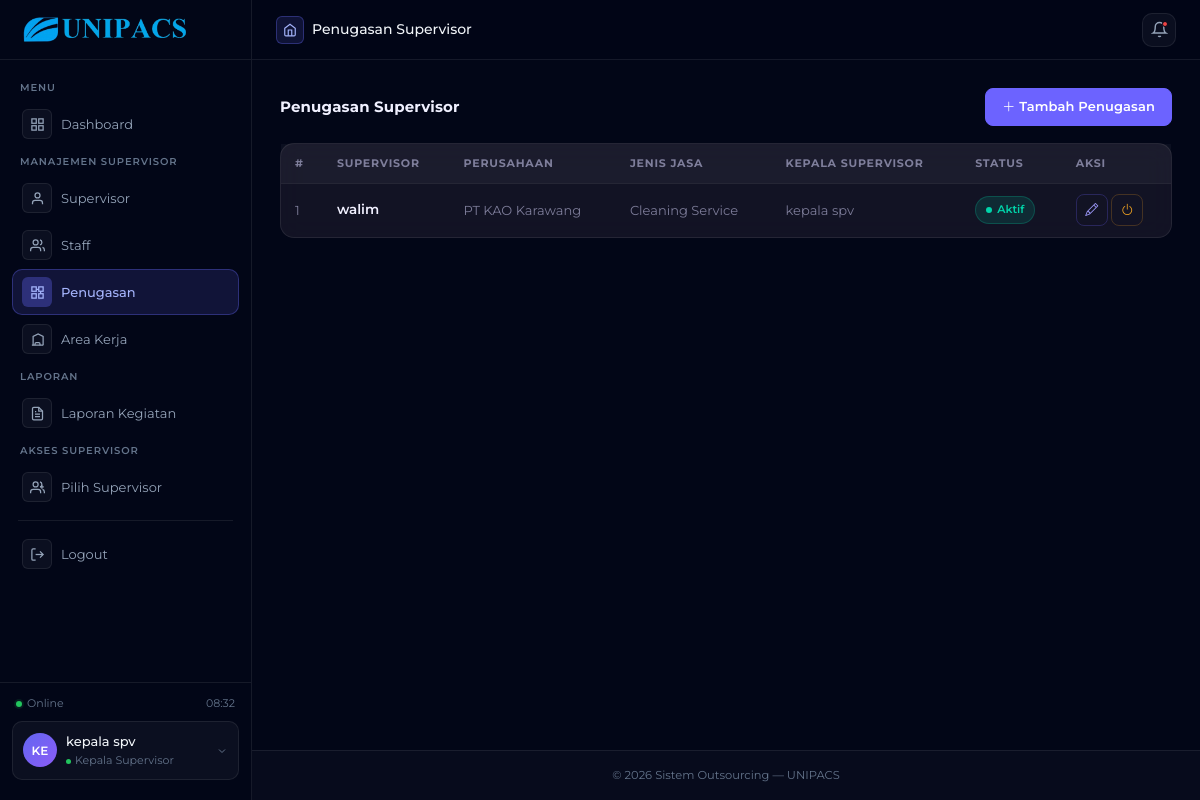
/kepala/penugasan/ (signed in), run on an earlier commit of the app's database.
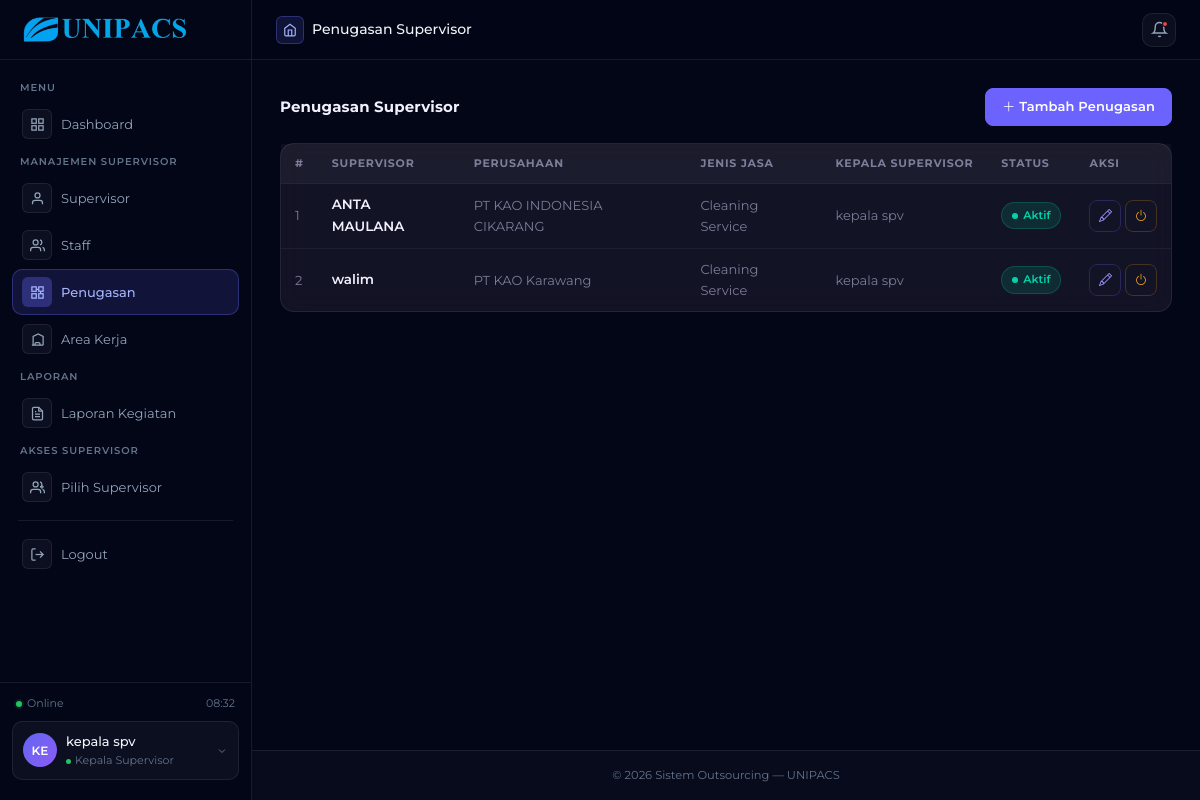
And on a later commit of the database.
### outsourcing/models.py (models this page shows, shortened)
class SupervisorPerusahaan(models.Model):
    supervisor        = models.ForeignKey(
        User,
        on_delete=models.CASCADE,
        related_name='penugasan_supervisor',
        limit_choices_to={'role': RoleChoices.SUPERVISOR},
    )
    perusahaan        = models.ForeignKey(
        Perusahaan,
        on_delete=models.CASCADE,
        related_name='supervisor_perusahaan',
    )
    jenis_jasa        = models.ForeignKey(
        JenisJasa,
        on_delete=models.CASCADE,
        related_name='supervisor_perusahaan',
    )
    kepala_supervisor = models.ForeignKey(
        User,
        on_delete=models.SET_NULL,
        null=True,
        blank=True,
        related_name='supervisor_dibawahnya',
        limit_choices_to={'role': RoleChoices.KEPALA_SUPERVISOR},
    )
    is_active    = models.BooleanField(default=True)
    dibuat_pada = models.DateTimeField(auto_now_add=True)
    diubah_pada = models.DateTimeField(auto_now=True)
    objects = models.Manager()
    aktif   = AktifManager()
    class Meta:
        verbose_name        = 'Penugasan Supervisor'
        verbose_name_plural = 'Penugasan Supervisor'
        unique_together     = ['supervisor', 'perusahaan', 'jenis_jasa']

class User(AbstractUser):
    role = models.CharField(
        max_length=30,
        choices=RoleChoices.choices,
        default=RoleChoices.STAFF,
    )
    nama_lengkap = models.CharField(max_length=150, blank=True)
    jenis_kelamin = models.CharField(
        max_length=1,
        choices=GenderChoices.choices,
        blank=True,
        null=True,
    )
    nik = models.CharField(
        max_length=20,
        blank=True,
        null=True,
        help_text='NIK / ID Karyawan (contoh: 202403157)',
    )
    telepon      = models.CharField(
        max_length=20,
        blank=True,
        validators=[telepon_validator],
    )
    foto_profil  = models.ImageField(
        upload_to='foto_profil/',
        blank=True,
        null=True,
    )
    dibuat_pada  = models.DateTimeField(auto_now_add=True)
    diubah_pada  = models.DateTimeField(auto_now=True)
    class Meta:
        verbose_name        = 'Pengguna'
        verbose_name_plural = 'Pengguna'
        ordering            = ['nama_lengkap']

class Perusahaan(models.Model):
    nama_perusahaan = models.CharField(max_length=200)
    alamat          = models.TextField()
    telepon         = models.CharField(max_length=20, blank=True)
    email           = models.EmailField(blank=True)
    jenis_jasa      = models.ManyToManyField(
        JenisJasa,
        related_name='perusahaan',
        blank=True,
    )
    customer        = models.OneToOneField(
        User,
        on_delete=models.SET_NULL,
        null=True,
        blank=True,
        related_name='perusahaan_customer',
        limit_choices_to={'role': RoleChoices.CUSTOMER},
    )
    foto_perusahaan  = models.ImageField(
        upload_to='foto_perusahaan/',
        blank=True,
        null=True,
    )
    is_active    = models.BooleanField(default=True)
    dibuat_pada = models.DateTimeField(auto_now_add=True)
    diubah_pada = models.DateTimeField(auto_now=True)
    objects = models.Manager()
    aktif   = AktifManager()
    class Meta:
        verbose_name        = 'Perusahaan'
        verbose_name_plural = 'Perusahaan'
        ordering            = ['nama_perusahaan']

class JenisJasa(models.Model):
    nama_jasa   = models.CharField(max_length=100, unique=True)
    deskripsi   = models.TextField(blank=True)
    is_active    = models.BooleanField(default=True)
    dibuat_pada = models.DateTimeField(auto_now_add=True)
    diubah_pada = models.DateTimeField(auto_now=True)
    objects = models.Manager()
    aktif   = AktifManager()
    class Meta:
        verbose_name        = 'Jenis Jasa'
        verbose_name_plural = 'Jenis Jasa'
        ordering            = ['nama_jasa']

### outsourcing/views/kepala_supervisor/penugasan.py (the view)
# urls.py: path('kepala/penugasan/', penugasan_list, name='kepala_penugasan_list'),
@kepala_supervisor_required
def penugasan_list(request):
    penugasan = SupervisorPerusahaan.objects.filter(
        kepala_supervisor=request.user,
    ).select_related('supervisor', 'perusahaan', 'jenis_jasa').order_by(
        '-is_active', 'perusahaan__nama_perusahaan'
    )
    context = {
        'penugasan_list': penugasan,
        'page_title'    : 'Penugasan Supervisor',
    }
    return render(request, 'kepala_supervisor/penugasan/list.html', context)

### outsourcing/templates/kepala_supervisor/penugasan/list.html (shortened to what this page needs)
{% extends 'kepala_supervisor/base_kepala.html' %}
{% load static %}
{% block extra_css %}
<link rel="stylesheet" href="{% static 'css/kepala_spv/kepala.css' %}">
{% endblock %}
{% block content %}
<div class="page-header">
    <h5>Penugasan Supervisor</h5>
    <a href="{% url 'kepala_penugasan_create' %}" class="btn btn-primary btn-sm">
        <i class="bi bi-plus-lg"></i> Tambah Penugasan
    </a>
</div>
<div class="table-card">
    <div class="table-responsive">
        <table class="table mb-0">
            <thead>
                <tr>
                    <th>#</th>
                    <th>Supervisor</th>
                    <th>Perusahaan</th>
                    <th>Jenis Jasa</th>
                    <th>Kepala Supervisor</th>
                    <th>Status</th>
                    <th>Aksi</th>
                </tr>
            </thead>
            <tbody>
                {% for p in penugasan_list %}
                <tr>
                    <td class="cell-muted">{{ forloop.counter }}</td>
                    <td><span class="cell-name">{{ p.supervisor.nama_lengkap|default:p.supervisor.username }}</span></td>
                    <td class="cell-muted">{{ p.perusahaan.nama_perusahaan }}</td>
                    <td class="cell-muted">{{ p.jenis_jasa.nama_jasa }}</td>
                    <td class="cell-muted">{{ p.kepala_supervisor.nama_lengkap|default:p.kepala_supervisor.username }}</td>
                    <td>
                        {% if p.is_active %}<span class="status-badge badge-aktif">Aktif</span>
                        {% else %}<span class="status-badge badge-nonaktif">Nonaktif</span>{% endif %}
                    </td>
                    <td>
                        <div class="d-flex gap-1">
                            <a href="{% url 'kepala_penugasan_edit' p.pk %}" class="action-btn edit"><i class="bi bi-pencil"></i></a>
                            <button class="action-btn toggle" data-bs-toggle="modal" data-bs-target="#modalToggle{{ p.pk }}"><i class="bi bi-power"></i></button>
                        </div>
                    </td>
                </tr>
                {% empty %}
                <tr><td colspan="7" class="text-center text-muted py-5">
                    <i class="bi bi-people" style="font-size:2rem;opacity:0.3;display:block;margin-bottom:8px;"></i>Belum ada penugasan.
                </td></tr>
                {% endfor %}
            </tbody>
        </table>
    </div>
</div>
{% endblock %}

What changed in the data, as far as the page shows it:
added SupervisorPerusahaan: supervisor.nama_lengkap "ANTA MAULANA", perusahaan.nama_perusahaan "PT KAO INDONESIA CIKARANG", jenis_jasa.nama_jasa "Cleaning Service", kepala_supervisor.nama_lengkap "kepala spv", is_active "Aktif"
